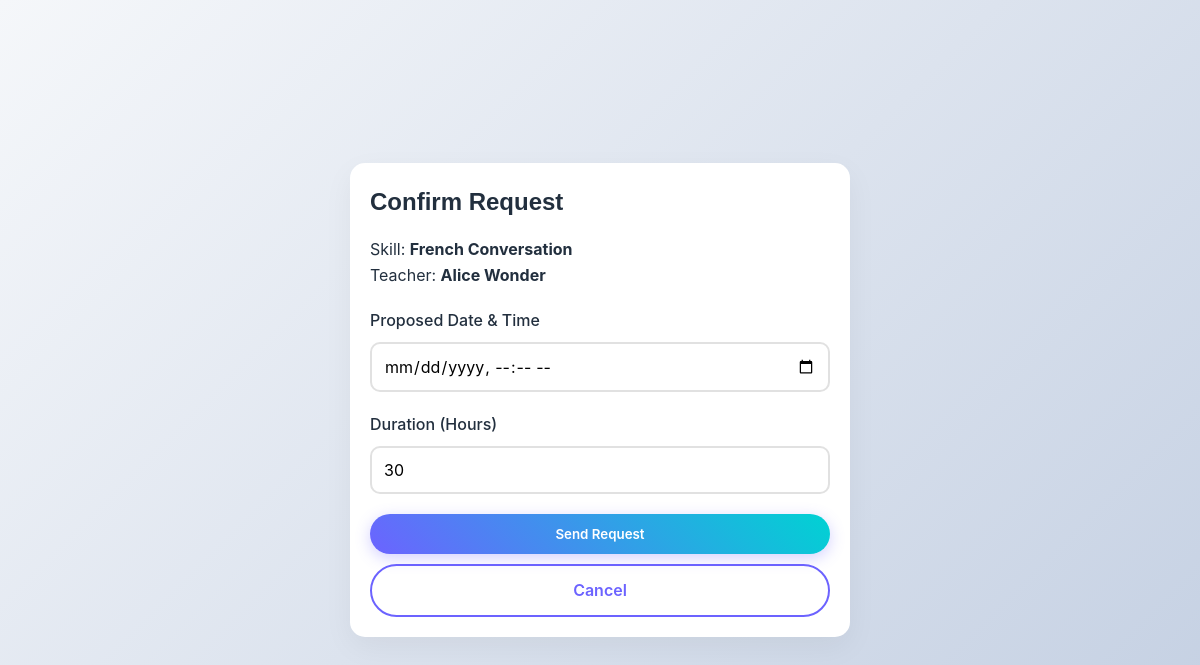
/book_session.php?teacher_id=2&skill_id=5 (signed in), run on the app's committed database.
### tables this page shows
CREATE TABLE `user` (
    `user_id` INT AUTO_INCREMENT PRIMARY KEY,
    
    `first_name` VARCHAR(50),
    `last_name` VARCHAR(50),
    `email` VARCHAR(120) UNIQUE NOT NULL,
    `password` VARCHAR(100) NOT NULL,
    `role` ENUM('admin','user') DEFAULT 'user',
    `preferred_language` VARCHAR(50),
    `city` VARCHAR(80),
    `country` VARCHAR(80),

    `skillpoints` INT DEFAULT 0,
    
     
    `warning_count` INT DEFAULT 0,
    `is_suspended` BOOLEAN DEFAULT FALSE,
    
     
    `profile_picture` VARCHAR(255) DEFAULT 'default.png'
);

CREATE TABLE `skill` (
    `skill_id` INT AUTO_INCREMENT PRIMARY KEY,
    `title` VARCHAR(200) NOT NULL,
    `category` VARCHAR(100),
    `difficulty_level` VARCHAR(50),
    `difficulty_notes` VARCHAR(255),
    `est_learning_time` INT,
    `is_verified` BOOLEAN DEFAULT FALSE
);

### book_session.php (the view, shortened to what this page needs)
<?php
include 'includes/db.php';
$teacher_id = intval($_GET['teacher_id']);
$skill_id = intval($_GET['skill_id']);
$sql = "SELECT u.first_name, u.last_name, s.title, s.est_learning_time
        FROM user u, skill s
        WHERE u.user_id = $teacher_id AND s.skill_id = $skill_id";
$info = $conn->query($sql)->fetch_assoc();
?>
<!DOCTYPE html>
<html lang="en">
<head>
    <link rel="stylesheet" href="css/style.css">
</head>
<body style="display:flex; justify-content:center; align-items:center; min-height:100vh;">
<div class="card" style="width: 100%; max-width: 500px;">
    <h2>Confirm Request</h2>
    <p>Skill: <strong><?php echo $info['title']; ?></strong></p>
    <p>Teacher: <strong><?php echo $info['first_name'] . ' ' . $info['last_name']; ?></strong></p>
    <form method="POST" action="" style="margin-top: 20px;">
        <div class="form-group">
            <label>Proposed Date & Time</label>
            <input type="datetime-local" name="scheduled_time" required>
        </div>
        <div class="form-group">
            <label>Duration (Hours)</label>
            <input type="number" name="duration" value="<?php echo $info['est_learning_time'] ? $info['est_learning_time'] : 1; ?>" min="1" max="5">
        </div>
        <button type="submit" class="btn btn-primary" style="width: 100%;">Send Request</button>
        <a href="skills.php" class="btn btn-outline" style="width: 100%; text-align: center; margin-top: 10px; display:block;">Cancel</a>
    </form>
</div>
</body>
</html>

### css/style.css (style rules this page uses)
:root { --primary: #6C63FF; --primary-dark: #5a52d5; --secondary: #00D2D3; --accent: #FF9F43; --danger: #FF6B6B; --success: #1dd1a1; --dark: #222f3e; --light: #f8f9fa; --glass: rgba(255, 255, 255, 0.95); --glass-border: rgba(255, 255, 255, 0.2); --font-heading: 'Poppins', sans-serif; --font-body: 'Inter', sans-serif; }
* { margin: 0; padding: 0; box-sizing: border-box; font-family: var(--font-body); }
body { background: linear-gradient(135deg, #f5f7fa 0%, #c3cfe2 100%); color: var(--dark); line-height: 1.6; min-height: 100vh; }
h1, h2, h3, h4, h5, h6 { font-family: var(--font-heading); color: var(--dark); margin-bottom: 1rem; }
a { text-decoration: none; color: var(--primary); transition: all 0.3s ease; }
.btn { display: inline-block; padding: 12px 24px; border-radius: 50px; font-weight: 600; cursor: pointer; border: none; transition: transform 0.2s, box-shadow 0.2s; }
.btn-primary { background: linear-gradient(45deg, var(--primary), var(--secondary)); color: white; box-shadow: 0 4px 15px rgba(108, 99, 255, 0.3); }
.btn-outline { background: transparent; border: 2px solid var(--primary); color: var(--primary); }
.card { background: white; border-radius: 15px; padding: 20px; box-shadow: 0 10px 30px rgba(0,0,0,0.05); transition: transform 0.3s; }
.form-group { margin-bottom: 20px; }
label { display: block; margin-bottom: 8px; font-weight: 500; }
input, select, textarea { width: 100%; padding: 12px; border: 2px solid #e1e1e1; border-radius: 10px; font-size: 1rem; transition: border-color 0.3s; }

### data on the page
user: skill.title "French Conversation", first_name "Alice", last_name "Wonder", duration "30"
